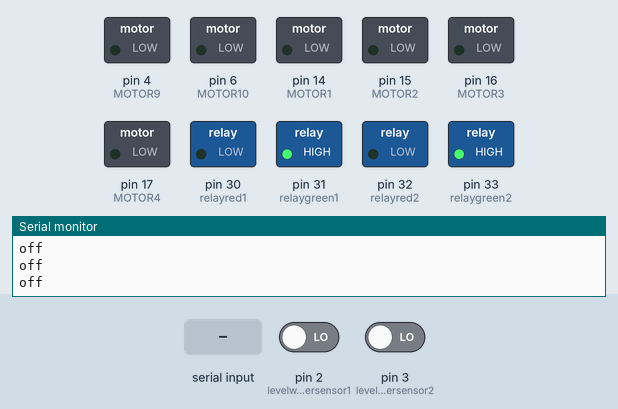
Bench run of a sketch on a simulated Arduino Mega 2560, built with avr-gcc and run on an emulated ATmega2560. Parts: switched loads named in the sketch (green lamp = pin HIGH), the last lines printed to the serial monitor. The test bench sets the inputs (shaded band); at power-on: pin 2 (levelwatersensor1) LOW, pin 3 (levelwatersensor2) LOW.

Above: at 1.2 s.
1.3 s: "E" received over the second serial link
At 2.4 s:
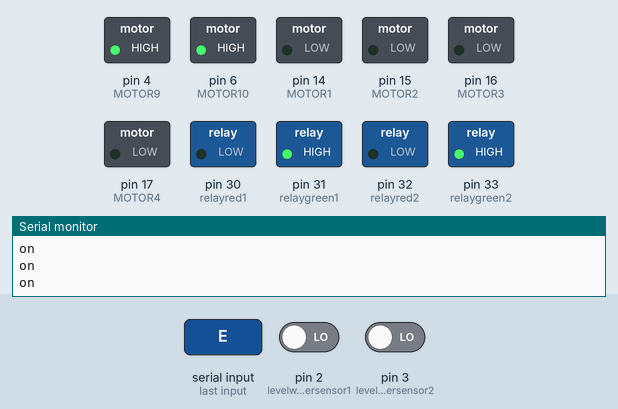
2.8 s: pin 2 (levelwatersensor1) driven HIGH
At 3.6 s:
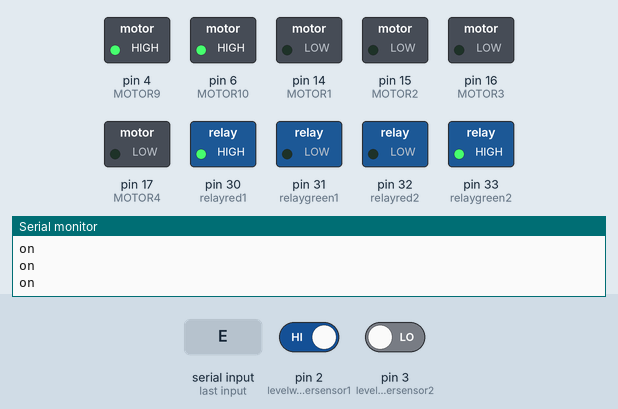
4.3 s: "F" received over the second serial link
At 4.9 s:
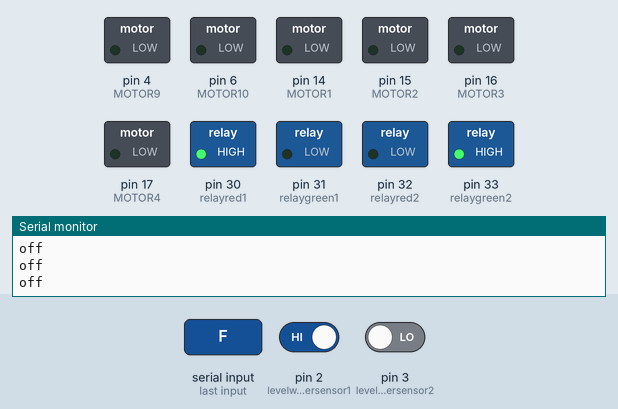
5.8 s: pin 3 (levelwatersensor2) driven HIGH
At 7.0 s:
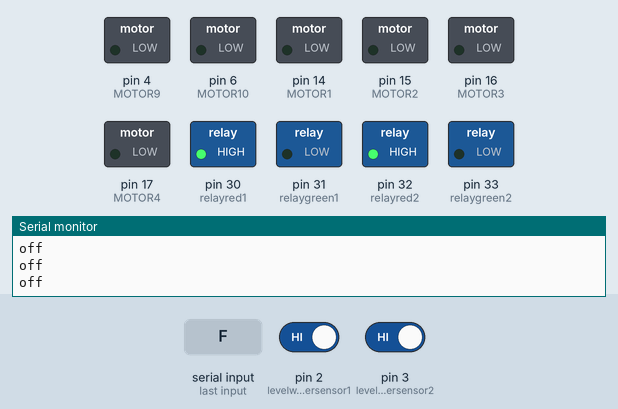
7.3 s: "A" received over the second serial link
At 8.4 s:
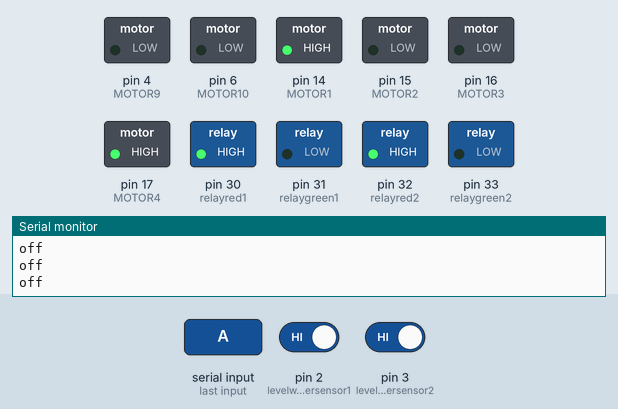
8.8 s: pin 2 (levelwatersensor1) driven LOW
At 9.4 s:
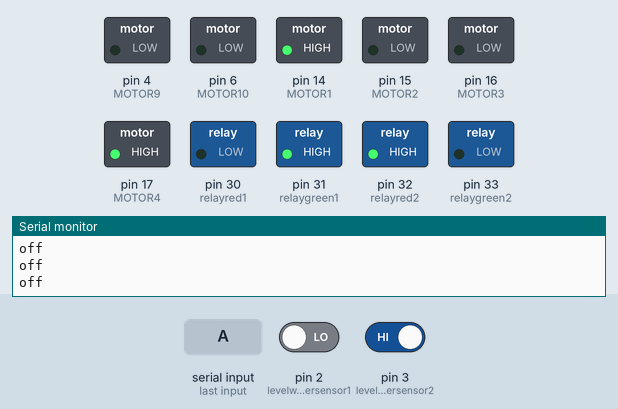
Timing chart, 0 to 11.3 s (numbered marks = the images above; inputs shaded):
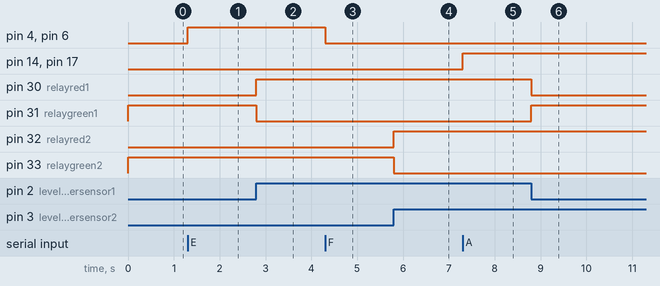

The sketch:

PROJEK_RACUN.ino
```cpp
#include <SoftwareSerial.h>
SoftwareSerial MyBlue(10, 11); // RX | TX
int flag = 0;
int MOTOR1 = 14;
int MOTOR2 = 15;
int MOTOR3 = 16;
int MOTOR4 = 17;

int MOTOR9 = 4;
int MOTOR10 = 6;

int state = 0;

int levelwatersensor1 = 2;
int levelwatersensor2 = 3;

int valuesensor1 = 0;
int valuesensor2 = 0;

int relayred1 = 30;
int relaygreen1 = 31;

int relayred2 = 32;
int relaygreen2 = 33;

void setup()
{
 Serial.begin(9600);
 MyBlue.begin(9600);
 pinMode(MOTOR1, OUTPUT);
 pinMode(MOTOR2, OUTPUT);
 pinMode(MOTOR3, OUTPUT);
 pinMode(MOTOR4, OUTPUT);

 pinMode(MOTOR9, OUTPUT);
 pinMode(MOTOR10, OUTPUT);

 pinMode (levelwatersensor1, INPUT);
 pinMode (levelwatersensor2, INPUT);

 pinMode (relayred1, OUTPUT);
 pinMode (relaygreen1, OUTPUT);
 pinMode (relayred2, OUTPUT);
 pinMode (relaygreen2, OUTPUT);

 digitalWrite (relayred1, HIGH);
 digitalWrite (relaygreen1, HIGH);
 digitalWrite (relayred2, HIGH);
 digitalWrite (relaygreen2, HIGH);


}
void loop()
{
  valuesensor1 = digitalRead (levelwatersensor1);
  valuesensor2 = digitalRead (levelwatersensor2);

  if (valuesensor1 == HIGH){
    digitalWrite (relayred1, HIGH);
    digitalWrite (relaygreen1, LOW);
    }

  else {
    digitalWrite (relayred1, LOW);
    digitalWrite (relaygreen1, HIGH);
    }

  if (valuesensor2 == HIGH){
    digitalWrite (relayred2, HIGH);
    digitalWrite (relaygreen2, LOW);
    }

  else {
    digitalWrite (relayred2, LOW);
    digitalWrite (relaygreen2, HIGH);
    }


 if (MyBlue.available())
   flag = MyBlue.read();

   if (flag == 'Z')
 {
    Stop();
 }
 else if (flag == 'A')
 {
    Depan();
 }
 else if (flag == 'B')
 {
    Belakang();
 }
 else if (flag == 'C')
 {
    Kanan();
 }
 else if (flag == 'D')
 {
    Kiri();
 }

 else if (flag == 'E')
 {
    state = 1;
 }

 else if (flag == 'F')
 {
    state = 0;
 }

 if (state == 1)
 {
   digitalWrite (MOTOR9, HIGH);
   digitalWrite (MOTOR10, HIGH);
   Serial.println ("on");
 }

 else if (state == 0)
 {
   digitalWrite (MOTOR9, LOW);
   digitalWrite (MOTOR10, LOW);
   Serial.println ("off");
 }

}

void Stop(){
  digitalWrite (MOTOR1, LOW);
  digitalWrite (MOTOR2, LOW);
  digitalWrite (MOTOR3, LOW);
  digitalWrite (MOTOR4, LOW);

  }

void Depan(){
  digitalWrite (MOTOR1, HIGH);
  digitalWrite (MOTOR2, LOW);
  digitalWrite (MOTOR3, LOW);
  digitalWrite (MOTOR4, HIGH);


  }

void Belakang(){
  digitalWrite (MOTOR1, LOW);
  digitalWrite (MOTOR2, HIGH);
  digitalWrite (MOTOR3, HIGH);
  digitalWrite (MOTOR4, LOW);

  }

void Kanan(){
  digitalWrite (MOTOR1, HIGH);
  digitalWrite (MOTOR2, LOW);
  digitalWrite (MOTOR3, HIGH);
  digitalWrite (MOTOR4, LOW);

  }

void Kiri(){
  digitalWrite (MOTOR1, LOW);
  digitalWrite (MOTOR2, HIGH);
  digitalWrite (MOTOR3, LOW);
  digitalWrite (MOTOR4, HIGH);

  }
```

Measured:
- after the input at 1.3 s, pin 4 (MOTOR9), pin 6 (MOTOR10): LOW → HIGH at once
- after the input at 2.8 s, pin 30 (relayred1): LOW → HIGH at once; pin 31 (relaygreen1): HIGH → LOW at once
- after the input at 4.3 s, pin 4 (MOTOR9), pin 6 (MOTOR10): HIGH → LOW at once
- after the input at 5.8 s, pin 32 (relayred2): LOW → HIGH at once; pin 33 (relaygreen2): HIGH → LOW at once
- after the input at 7.3 s, pin 14 (MOTOR1), pin 17 (MOTOR4): LOW → HIGH at once
- after the input at 8.8 s, pin 30 (relayred1): HIGH → LOW at once; pin 31 (relaygreen1): LOW → HIGH at once
